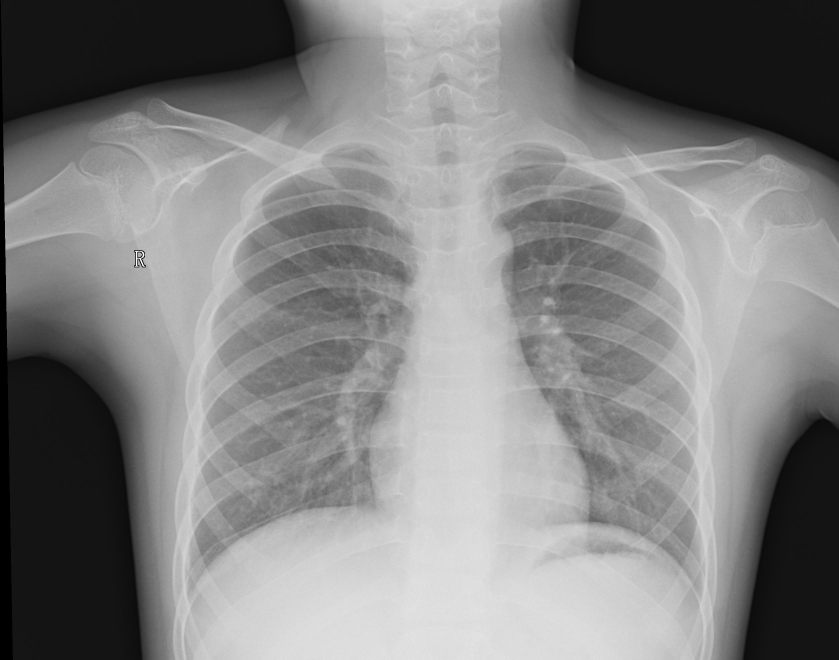
#> input picture approaches/2_symbolic/sample/ex_485.jpeg, 2517 x 1979 px (shown at 1/3 size); its folder holds only this picture in this run
$ python symbolic.py
#> lines starting #> are read from the running program, lines starting #| are printed output that depends on the picture
import sys
from pathlib import Path

import cv2
import numpy as np

PROJECT = Path(__file__).resolve().parents[2]

SIZE = 256
LUNG_BOXES = [(0.15, 0.42, 0.27, 0.74), (0.58, 0.85, 0.27, 0.74)]
CHEST_BOX = (0.20, 0.80, 0.20, 0.80)


def load_gray(path):
    image = cv2.imread(str(path), cv2.IMREAD_GRAYSCALE)
#> image is the input picture: shape (1979, 2517); min 0, max 255, mean 130.3
    if image is None:
        raise FileNotFoundError(f"could not read image: {path}")
    return image


def crop_content(gray):
    """Remove the black borders so framing differences between scanners matter less."""
    cols = np.where(gray.mean(axis=0) > 20)[0]
#> cols = 2502 values from 15 to 2516
    rows = np.where(gray.mean(axis=1) > 20)[0]
#> rows = 1979 values from 0 to 1978
    if len(cols) < 20 or len(rows) < 20:
        return gray
    return gray[rows[0]:rows[-1] + 1, cols[0]:cols[-1] + 1]


def normalize(gray):
    """Resize and stretch brightness per image (2nd..98th percentile -> 0..1) to cancel exposure."""
    small = cv2.resize(crop_content(gray), (SIZE, SIZE), interpolation=cv2.INTER_AREA).astype(np.float32)
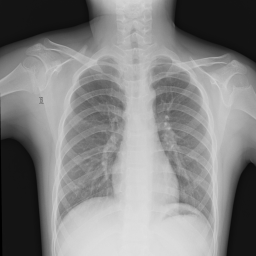
#> small: shape (256, 256) float32; min 0, max 225, mean 131
    lo, hi = np.percentile(small, (2, 98))
#> lo = 16; hi = 220
    return np.clip((small - lo) / max(hi - lo, 1.0), 0.0, 1.0)
#> returned value: shape (256, 256) float32


def _box(arr, box):
#> called with box = (0.15, 0.42, 0.27, 0.74)
    x0, x1, y0, y1 = box
    h, w = arr.shape
#> h = 256; w = 256
    return arr[int(y0 * h):int(y1 * h), int(x0 * w):int(x1 * w)]
#> returned value: shape (120, 69) float32


def extract_features(path):
    """Measurements from the lung regions; each one has a plain-language meaning."""
    img = normalize(load_gray(path))
    lungs = np.concatenate([_box(img, b).ravel() for b in LUNG_BOXES])
#> call 2 of _box, with box = (0.58, 0.85, 0.27, 0.74)
#> in _box (call 2), `x0, x1, y0, y1 = box`: x0 = 0.58; x1 = 0.85; y0 = 0.27; y1 = 0.74
#> in _box (call 2), `return arr[int(y0 * h):int(y1 * h), int(x0 * w):int(x1 * w)]`:
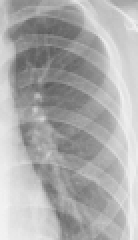
#> returned value: shape (120, 69) float32 (shown 2 times larger); min 0.353, max 0.951, mean 0.682
#> lungs = 16560 values, max 0.951 at index 15389, min 0.221 at index 8211, mean 0.667

    detail = img - cv2.GaussianBlur(img, (0, 0), 8)
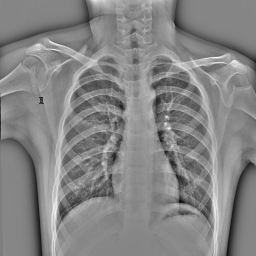
#> detail: shape (256, 256) float32; min -0.293, max 0.266, mean -8.98e-05; drawn with min black and max white
    lung_detail = np.concatenate([_box(detail, b).ravel() for b in LUNG_BOXES])
#> call 4 of _box, with box = (0.58, 0.85, 0.27, 0.74)
#> in _box (call 4), `return arr[int(y0 * h):int(y1 * h), int(x0 * w):int(x1 * w)]`:
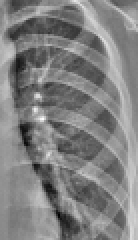
#> returned value: shape (120, 69) float32 (shown 2 times larger); min -0.253, max 0.238, mean -0.00461; drawn with min black and max white
#> lung_detail = 16560 values, max 0.238 at index 12372, min -0.293 at index 1935, mean 0.000689

    edges = cv2.Canny((img * 255).astype(np.uint8), 40, 100)
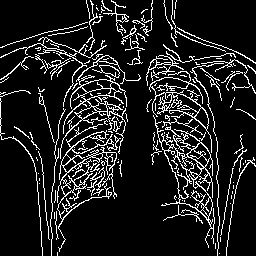
#> edges: shape (256, 256); 12.3% white in thin lines or dots
    lung_edges = np.concatenate([_box(edges, b).ravel() for b in LUNG_BOXES]) > 0
#> in _box (call 5), `return arr[int(y0 * h):int(y1 * h), int(x0 * w):int(x1 * w)]`: returned value: shape (120, 69); 20.5% white in thin lines or dots
#> in _box (call 6), `return arr[int(y0 * h):int(y1 * h), int(x0 * w):int(x1 * w)]`:
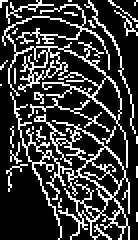
#> returned value: shape (120, 69) (shown 2 times larger); 22.6% white in thin lines or dots

    chest_mean = float(_box(img, CHEST_BOX).mean())
#> in _box (call 7), `return arr[int(y0 * h):int(y1 * h), int(x0 * w):int(x1 * w)]`:
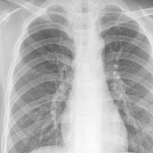
#> returned value: shape (153, 153) float32; min 0.353, max 0.99, mean 0.696
#> chest_mean = 0.696
    return {
        "lung_mean": float(lungs.mean()),
        "lung_dark_frac": float((lungs < 0.35).mean()),
        "lung_p10": float(np.percentile(lungs, 10)),
        "lung_detail": float(lung_detail.std()),
        "lung_edges": float(lung_edges.mean()),
        "lung_vs_chest": float(lungs.mean() / max(chest_mean, 1e-6)),
    }


THRESHOLDS = {
    "lung_edges": (0.24, -1),
    "lung_detail": (0.08, -1),
    "lung_mean": (0.60, +1),
}
VOTES_NEEDED = 2


def votes_for(features):
    """Which features point to pneumonia; shows why a prediction was made."""
    return {name: (features[name] - threshold) * sign > 0 for name, (threshold, sign) in THRESHOLDS.items()}


def predict(path):
    """Return "Positive" (pneumonia) if at least VOTES_NEEDED of the 3 features point to pneumonia."""
    votes = votes_for(extract_features(path))
#> votes = {'lung_edges': True, 'lung_detail': True, 'lung_mean': True}
    return "Positive" if sum(votes.values()) >= VOTES_NEEDED else "Negative"


if __name__ == "__main__":
    if len(sys.argv) > 1:
        sample = Path(sys.argv[1])
    else:
        sample = sorted((PROJECT / "approaches" / "2_symbolic" / "sample").glob("*.jp*g"))[0]
    print(f"{sample.name}: {predict(sample)}")
